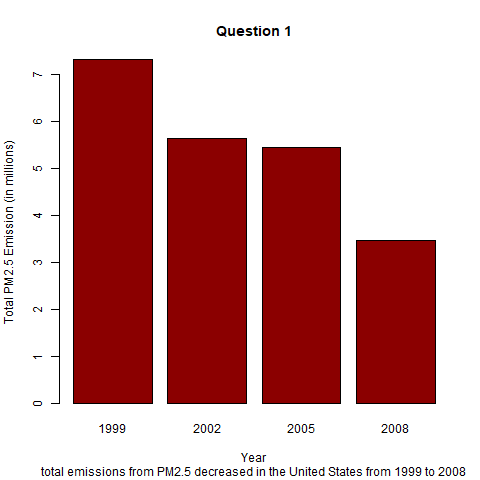

Generate this figure with R:
#Have total emissions from PM2.5 decreased in the United States
#from 1999 to 2008? Using the base plotting system, make a plot 
#showing the total PM2.5 emission from all sources for each of
#the years 1999, 2002, 2005, and 2008.


source("read_data.R")

by_year <- NEI %>% group_by(year) %>%
  summarise(year.total = sum (Emissions))

png(filename = "plot1.png", 
    width = 480, height = 480,
    units = "px", bg = "transparent")

barplot(names.arg = by_year$year, height= by_year$year.total/1000000,
        col= "darkred", 
        xlab = "Year", ylab = "Total PM2.5 Emission (in millions)",
        main = "Question 1",
        sub =   "total emissions from PM2.5 decreased in the United States from 1999 to 2008"
)
dev.off()

